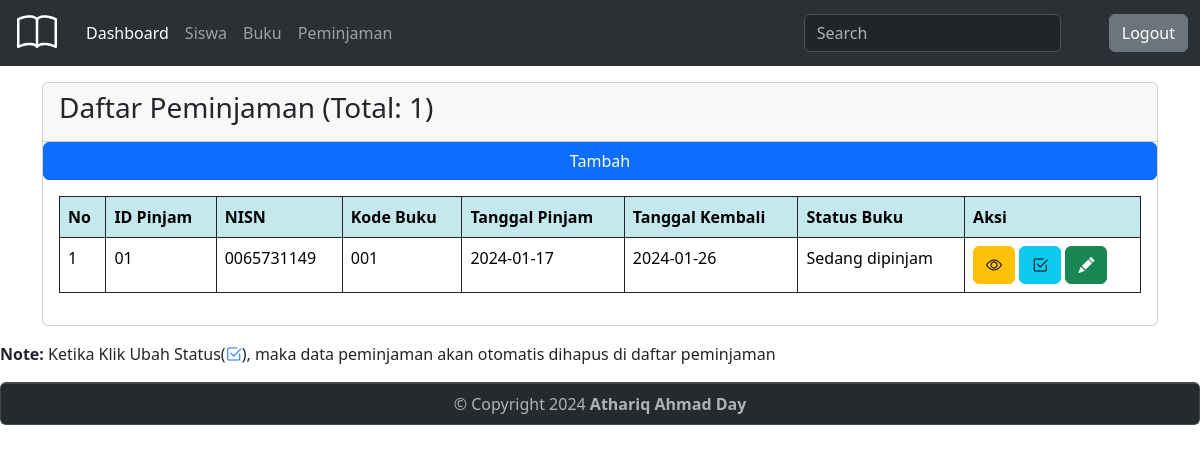
Screenshot of /daftar_peminjaman.php (signed in) with the database file from the repository.
### tables this page shows
CREATE TABLE `peminjaman` (
  `idPinjam` varchar(15) NOT NULL,
  `idAnggota` varchar(15) NOT NULL,
  `id` varchar(15) NOT NULL,
  `tanggal_peminjaman` date NOT NULL,
  `tanggal_pengembalian` date NOT NULL
);

CREATE TABLE `buku` (
  `id` varchar(15) NOT NULL,
  `judul` text NOT NULL,
  `pengarang` varchar(50) NOT NULL,
  `kategori` text NOT NULL,
  `status` varchar(50) NOT NULL
);

### daftar_peminjaman.php (the view, shortened to what this page needs)
<?php
require_once 'koneksi.php';
$sql_count_peminjaman = "SELECT COUNT(*) as total FROM peminjaman";
$result_count_peminjaman = $conn->query($sql_count_peminjaman);
$total_peminjaman = 0;
if ($result_count_peminjaman->num_rows > 0) {
    $row = $result_count_peminjaman->fetch_assoc();
    $total_peminjaman = $row['total'];
}
?>
<!DOCTYPE html>
<html>
<head>
    <link rel="stylesheet" href="https://cdn.jsdelivr.net/npm/bootstrap-icons@1.10.5/font/bootstrap-icons.css">
    <link href="https://cdn.jsdelivr.net/npm/bootstrap@5.3.1/dist/css/bootstrap.min.css" rel="stylesheet">
    <link rel="stylesheet" href="style.css?v=<?php echo time(); ?>">
</head>
<body>
    <nav class="navbar navbar-expand-lg bg-body-tertiary sticky-top" data-bs-theme="dark">
        <div class="container-fluid">
            <a class="navbar-brand" href=""></a>
            <div class="collapse navbar-collapse" id="navbarSupportedContent">
                <ul class="navbar-nav me-auto mb-2 mb-lg-0">
                    <li class="nav-item">
                        <a class="nav-link active" aria-current="page" href="main.php">Dashboard</a>
                    </li>
                    <li class="nav-item">
                        <a class="nav-link" href="daftar_siswa.php">Siswa</a>
                    </li>
                    <li class="nav-item">
                        <a class="nav-link" href="daftar_buku.php">Buku</a>
                    </li>
                    <li class="nav-item">
                        <a class="nav-link" href="daftar_peminjaman.php">Peminjaman</a>
                    </li>
                </ul>
                <form class="d-flex" role="search">
                    <input class="form-control me-5" type="search" placeholder="Search" aria-label="Search" name="keyword" id="keyword" onkeyup="cariPeminjaman()">
                </form>
                <ul class="navbar-nav ml-auto mb-2 mb-lg-0">
                    <li class="nav-item">
                        <a class="btn btn-secondary" href="logout.php">Logout</a>
                    </li>
                </ul>
            </div>
        </div>
    </nav>
    <div class="container">
        <div class="card mt-3 mb-3">
            <div class="card-header">
                <h3>Daftar Peminjaman (Total: <?php echo $total_peminjaman; ?>)</h3>
            </div>
            <a class="btn btn-primary" href="tambah_peminjaman.php">Tambah</a>
            <div class="card-body">
                <div class="table-responsive">
                    <table class="table table-striped table table-bordered border-dark" id="tableData">
                        <tr class="border-dark table-info">
                            <th>No</th>
                            <th>ID Pinjam</th>
                            <th>NISN</th>
                            <th>Kode Buku</th>
                            <th>Tanggal Pinjam</th>
                            <th>Tanggal Kembali</th>
                            <th>Status Buku</th>
                            <th>Aksi</th>
                        </tr>
                        <?php
                        require_once "koneksi.php";
                        if (isset($_GET['keyword'])) {
                            $sql = "SELECT  peminjaman.*, buku.status AS status_buku  FROM peminjaman
                            LEFT JOIN buku ON peminjaman.id = buku.id WHERE
                            idPinjam LIKE '%$_GET[keyword]%' OR
                            idAnggota LIKE '%$_GET[keyword]%' OR
                            id LIKE '%$_GET[keyword]%' OR
                            tanggal_peminjaman LIKE '%$_GET[keyword]%' OR
                            tanggal_pengembalian LIKE '%$_GET[keyword]%' OR
                            status_buku LIKE '%$_GET[keyword]%' ";
                        } else {
                            $sql = "SELECT peminjaman.*, buku.status AS status_buku FROM peminjaman
                                LEFT JOIN buku ON peminjaman.id = buku.id";
                        }
                        $result = $conn->query($sql);
                        if ($result->num_rows > 0) {
                            $no = 0;
                            while ($row = $result->fetch_assoc()) {
                                $no++;
                                echo "<tr>";
                                echo "<td>" . $no . "</td>";
                                echo "<td>" . $row["idPinjam"] . "</td>";
                                echo "<td>" . $row["idAnggota"] . "</td>";
                                echo "<td>" . $row["id"] . "</td>";
                                echo "<td>" . $row["tanggal_peminjaman"] . "</td>";
                                echo "<td>" . $row["tanggal_pengembalian"] . "</td>";
                                echo "<td>" . $row["status_buku"] . "</td>";
                                echo "<td>";
                                echo "<a class='btn btn-warning bi bi-eye' href='lihat_peminjaman.php?idPinjam=" . $row["idPinjam"] . "'></a> ";
                                if ($row["status_buku"] === "Sedang dipinjam") {
                                    echo "<a class='btn btn-info bi bi-check2-square' href='ubah_status.php?idPinjam=" . $row["idPinjam"] . "'></a> ";
                                }
                                echo "<a class='btn btn-success bi bi-pencil-fill' href='edit_peminjaman.php?idPinjam=" . $row["idPinjam"] . "'></a> ";
                                echo "</td>";
                                echo "</tr>";
                            }
                        } else {
                            echo "<tr><td colspan='8'>Tidak ada peminjaman.</td></tr>";
                        }
                        ?>
                    </table>
                </div>
            </div>
        </div>
    </div>
    <P><b>Note:</b> Ketika Klik Ubah Status(<?php echo "<a class='bi bi-check2-square'></a>"; ?>), maka data peminjaman akan otomatis dihapus di daftar peminjaman</P>
</body>
<div class="card text-center" data-bs-theme="dark">
    <div class="card-footer text-body-secondary">
        &copy; Copyright <?= date('Y') ?> <b> Athariq Ahmad Day </b>
    </div>
</div>
</html>

### rows the page displays
peminjaman: idPinjam "01", idAnggota "0065731149", id "001", tanggal_peminjaman "2024-01-17", tanggal_pengembalian "2024-01-26", id.status "Sedang dipinjam"

### other values shown
$total_peminjaman "1"
